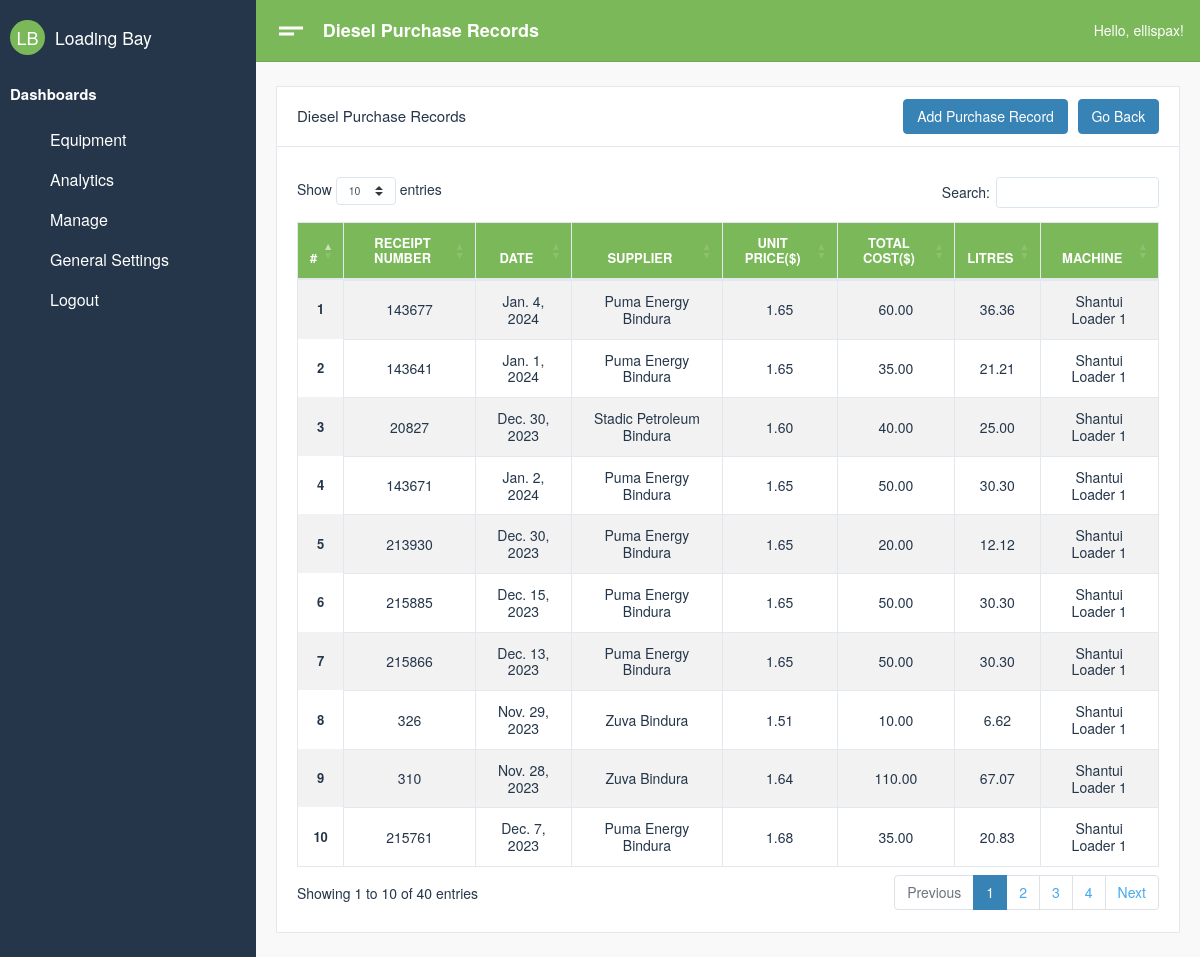
The page /manager/diesel-list (signed in) on the database its author committed.
### system/models.py (models this page shows, shortened)
class DieselPurchase(models.Model):
    machine             = models.ForeignKey(Equipment,on_delete=models.CASCADE, related_name="d_machine_name")
    receiptNumber       = models.CharField(max_length = 100, unique=True)
    date                = models.DateField()
    supplier            = models.CharField(max_length = 50)
    unit_price          = models.DecimalField(max_digits = 10, decimal_places=2)
    total_cost          = models.DecimalField(max_digits = 10, decimal_places=2)
    litres              = models.DecimalField(max_digits = 10, decimal_places=2, null = True, blank=True)

class Equipment(models.Model):
    name                = models.CharField(max_length=255)
    make                = models.CharField(max_length=150)
    model               = models.CharField(max_length=150)
    man_year            = models.DateField()
    status              = models.BooleanField(default=True)
    def __str__(self):
        return f'{self.make}  {self.name}'

### manager/views.py (the view)
# urls.py: path('diesel-list', views.diesel_list, name='diesel-list'),
@login_required
def diesel_list(request):
    diesel_records = DieselPurchase.objects.all()
    gen_settings = Settings.objects.filter(id=1).first()
    if gen_settings:
        request.session['main_machine'] = gen_settings.main_machine
    else:
        request.session['main_machine'] = ""
    context = {
        'title':'Diesel Purchase',
        'head': 'Diesel Purchase Records',
        'dieselRecords': diesel_records
    }
    return render(request, 'manager/dieselList.html', context)

### manager/templates/manager/dieselList.html (shortened to what this page needs)
{%extends "dashboard/base.html"%}{%block content%}
<head>
</head>
<div class="card">
  <div class="card-header">
    <h4 class="card-title">{{ head }}</h4>
    <a href='{% url "diesel-purchase" %}' class="btn btn-primary ml-auto">Add Purchase Record</a>
    <a href='{% url "manager-home" %}' class="btn btn-primary">Go Back</a>
  </div>
  <div class="card-body">
    <link
      rel="stylesheet"
      href="https://cdnjs.cloudflare.com/ajax/libs/twitter-bootstrap/4.1.3/css/bootstrap.css"
    />
    <link
      rel="stylesheet"
      href="https://cdn.datatables.net/1.10.19/css/dataTables.bootstrap4.min.css"
    />
    <div class="table-responsive" style="margin-top: 10px">
      <table id="example" class="table table-striped table-bordered" style="width: 100%">
        <thead class="bg-success text-white">
          <tr>
            <th scope="col" class="text-center">#</th>
            <th scope="col" class="text-center">Receipt Number</th>
            <th scope="col" class="text-center">Date</th>
            <th scope="col" class="text-center">Supplier</th>
            <th scope="col" class="text-center">Unit Price($)</th>
            <th scope="col" class="text-center">Total Cost($)</th>
            <th scope="col" class="text-center">Litres</th>
            <th scope="col" class="text-center">Machine</th>
          </tr>
        </thead>
        <tbody>
          {% for record in dieselRecords %}
          <tr>
            <th class="align-middle text-center" scope="row">{{ forloop.counter}}</th>
            <td class="align-middle text-center">{{ record.receiptNumber|upper }}</td>
            <td class="align-middle text-center">{{ record.date }}</td>
            <td class="align-middle text-center">{{ record.supplier }}</td>
            <td class="align-middle text-center">{{ record.unit_price }}</td>
            <td class="align-middle text-center">{{ record.total_cost }}</td>
            <td class="align-middle text-center">{{ record.litres }}</td>
            <td class="align-middle text-center">{{ record.machine }}</td>
          </tr>
          {% endfor %}
        </tbody>
      </table>
    </div>
  </div>
</div>
{%endblock content%}

### dashboard/templates/dashboard/base.html (shortened to what this page needs)
{% load static %}
{% load crispy_forms_tags %}
<!DOCTYPE html>
<html lang="en" dir="ltr">
    <head>
        <link type="text/css" href="{% static 'assets/css/vendor-morris.css" rel="stylesheet'%}">
        <link type="text/css" href="{% static 'assets/css/vendor-bootstrap-datepicker.css' %}" rel="stylesheet">
        <link type="text/css" href="{% static 'assets/css/app.css' %}" rel="stylesheet">
        <link type="text/css" href="{% static 'assets/css/app.rtl.css' %}" rel="stylesheet">
        <link type="text/css" href="{% static 'assets/vendor/simplebar.css' %}" rel="stylesheet">
        <link rel="stylesheet" href="https://cdnjs.cloudflare.com/ajax/libs/bootstrap-datepicker/1.9.0/css/bootstrap-datepicker.min.css">
    </head>
    <body>
        <div class="mdk-drawer-layout js-mdk-drawer-layout" data-fullbleed data-push data-responsive-width="992px" data-has-scrolling-region>
            <div class="mdk-drawer-layout__content">
                <div class="mdk-header-layout js-mdk-header-layout  mdk-header--fixed  mdk-header-layout__content--scrollable">
                    <div class="mdk-header js-mdk-header bg-success" data-fixed>
                        <div class="mdk-header__content">
                            <nav class="navbar navbar-expand-md bg-success navbar-dark d-flex-none">
                                <button class="btn btn-link text-white pl-0" type="button" data-toggle="sidebar">
                                <i class="material-icons align-middle md-36">short_text</i>
                                </button>
                                <div class="page-title m-0">{{ head }}</div>
                                <div class="collapse navbar-collapse" id="mainNavbar">
                                    <ul class="navbar-nav ml-auto align-items-center">
                                        Hello, {{ request.user }}!
                                    </ul>
                                </div>
                            </nav>
                        </div>
                    </div>
                    <div class="mdk-header-layout__content top-navbar mdk-header-layout__content--scrollable h-100">
                        <div class="container-fluid">
                            {% block content %}
                            {% endblock content %}
                        </div>
                    </div>
                </div>
            </div>
            <div class="mdk-drawer js-mdk-drawer" id="default-drawer">
                <div class="mdk-drawer__content">
                    <div class="mdk-drawer__inner" data-simplebar data-simplebar-force-enabled="true">
                        <nav class="drawer  drawer--dark bg-grey">
                            <div class="drawer-spacer">
                                <div class="media align-items-center">
                                    <a href="{%url 'dashboard'%}" class="drawer-brand-circle mr-2 bg-success">LB</a>
                                    <div class="media-body">
                                        <a href="{%url 'dashboard'%}" class="h5 m-0 text-link">Loading Bay</a>
                                    </div>
                                </div>
                            </div>
                            <div class="py-2 drawer-heading text-white">
                                Dashboards
                            </div>
                            <ul class="drawer-menu" id="dasboardMenu" data-children=".drawer-submenu">
                                <li class="drawer-menu-item active ">
                                    <a href="{%url 'show-equipment'%}">
                                        <span class="drawer-menu-text">Equipment</span>
                                    </a>
                                </li>
                                <li class="drawer-menu-item active ">
                                    <a href="{%url 'analytics-home'%}">
                                        <span class="drawer-menu-text">Analytics</span>
                                    </a>
                                </li>
                                <li class="drawer-menu-item active ">
                                    <a href="{%url 'manager-home'%}">
                                        <span class="drawer-menu-text">Manage</span>
                                    </a>
                                </li>
                                <li class="drawer-menu-item active ">
                                    <a href='#'>
                                        <span class="drawer-menu-text"> General Settings</span>
                                    </a>
                                </li>
                                <li class="drawer-menu-item active ">
                                    <a href='{%url "logout"%}'>
                                        <span class="drawer-menu-text"> Logout</span>
                                    </a>
                                </li>
                            </ul>
                        </nav>
                    </div>
                </div>
            </div>
        </div>
</body>
</html>

### manager/templates/manager/dieselList.html (style rules this page uses)
.card-header { display: flex; justify-content: space-between; align-items: center; }
.card-header .btn { margin-left: 10px; }

### rows shown on the page
DieselPurchase: receiptNumber "143677", date "Jan. 4, 2024", supplier "Puma Energy Bindura", unit_price "1.65", total_cost "60.00", litres "36.36", machine "Shantui Loader 1"
DieselPurchase: receiptNumber "143641", date "Jan. 1, 2024", supplier "Puma Energy Bindura", unit_price "1.65", total_cost "35.00", litres "21.21", machine "Shantui Loader 1"
DieselPurchase: receiptNumber "20827", date "Dec. 30, 2023", supplier "Stadic Petroleum Bindura", unit_price "1.60", total_cost "40.00", litres "25.00", machine "Shantui Loader 1"
DieselPurchase: receiptNumber "143671", date "Jan. 2, 2024", supplier "Puma Energy Bindura", unit_price "1.65", total_cost "50.00", litres "30.30", machine "Shantui Loader 1"
DieselPurchase: receiptNumber "213930", date "Dec. 30, 2023", supplier "Puma Energy Bindura", unit_price "1.65", total_cost "20.00", litres "12.12", machine "Shantui Loader 1"
DieselPurchase: receiptNumber "215885", date "Dec. 15, 2023", supplier "Puma Energy Bindura", unit_price "1.65", total_cost "50.00", litres "30.30", machine "Shantui Loader 1"
DieselPurchase: receiptNumber "215866", date "Dec. 13, 2023", supplier "Puma Energy Bindura", unit_price "1.65", total_cost "50.00", litres "30.30", machine "Shantui Loader 1"
DieselPurchase: receiptNumber "326", date "Nov. 29, 2023", supplier "Zuva Bindura", unit_price "1.51", total_cost "10.00", litres "6.62", machine "Shantui Loader 1"
DieselPurchase: receiptNumber "310", date "Nov. 28, 2023", supplier "Zuva Bindura", unit_price "1.64", total_cost "110.00", litres "67.07", machine "Shantui Loader 1"
DieselPurchase: receiptNumber "215761", date "Dec. 7, 2023", supplier "Puma Energy Bindura", unit_price "1.68", total_cost "35.00", litres "20.83", machine "Shantui Loader 1"

### other values the page prints
{{ head }} "Diesel Purchase Records"
{{ request.user }} "ellispax"
